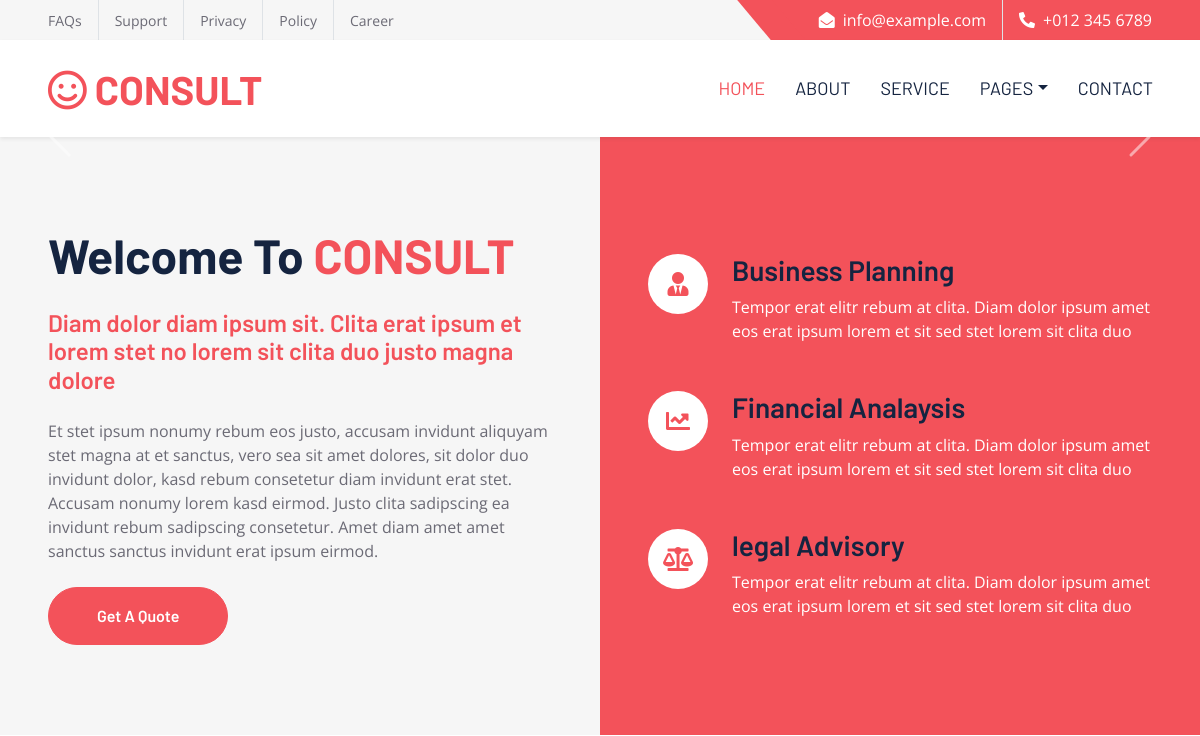
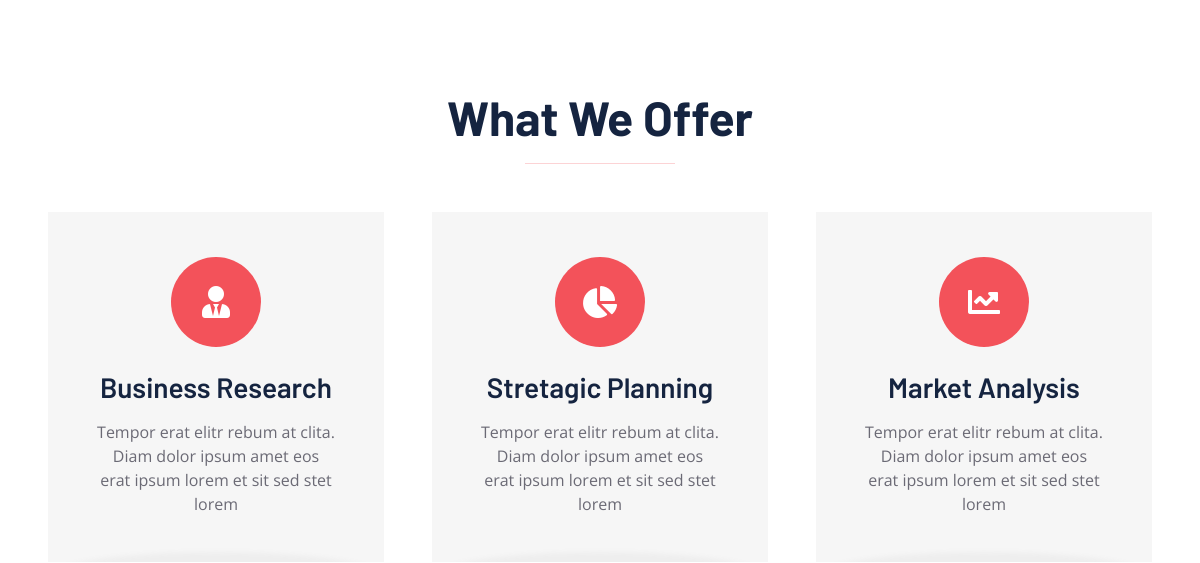
The app's page / (upper part), older data (2 pictures, top to bottom).
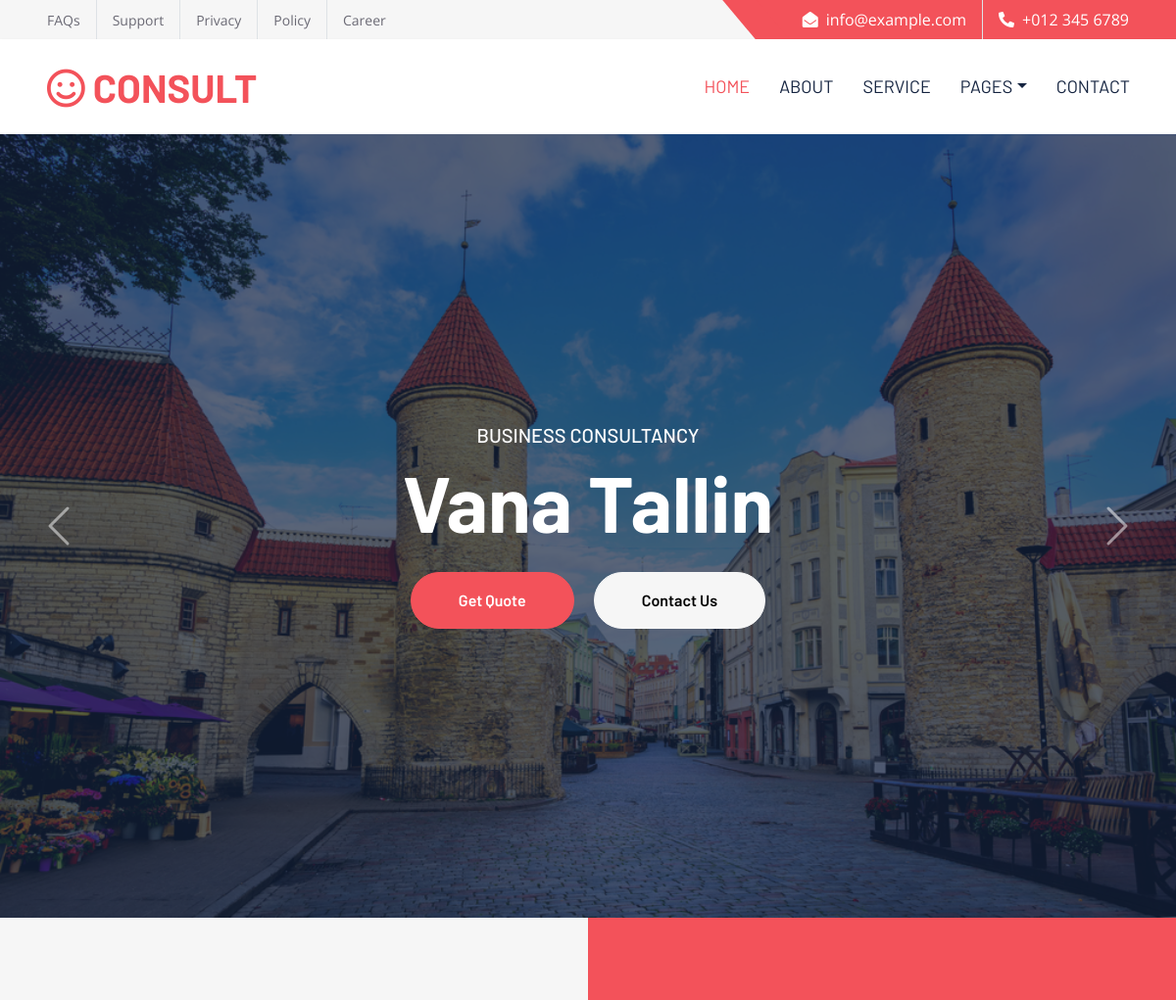
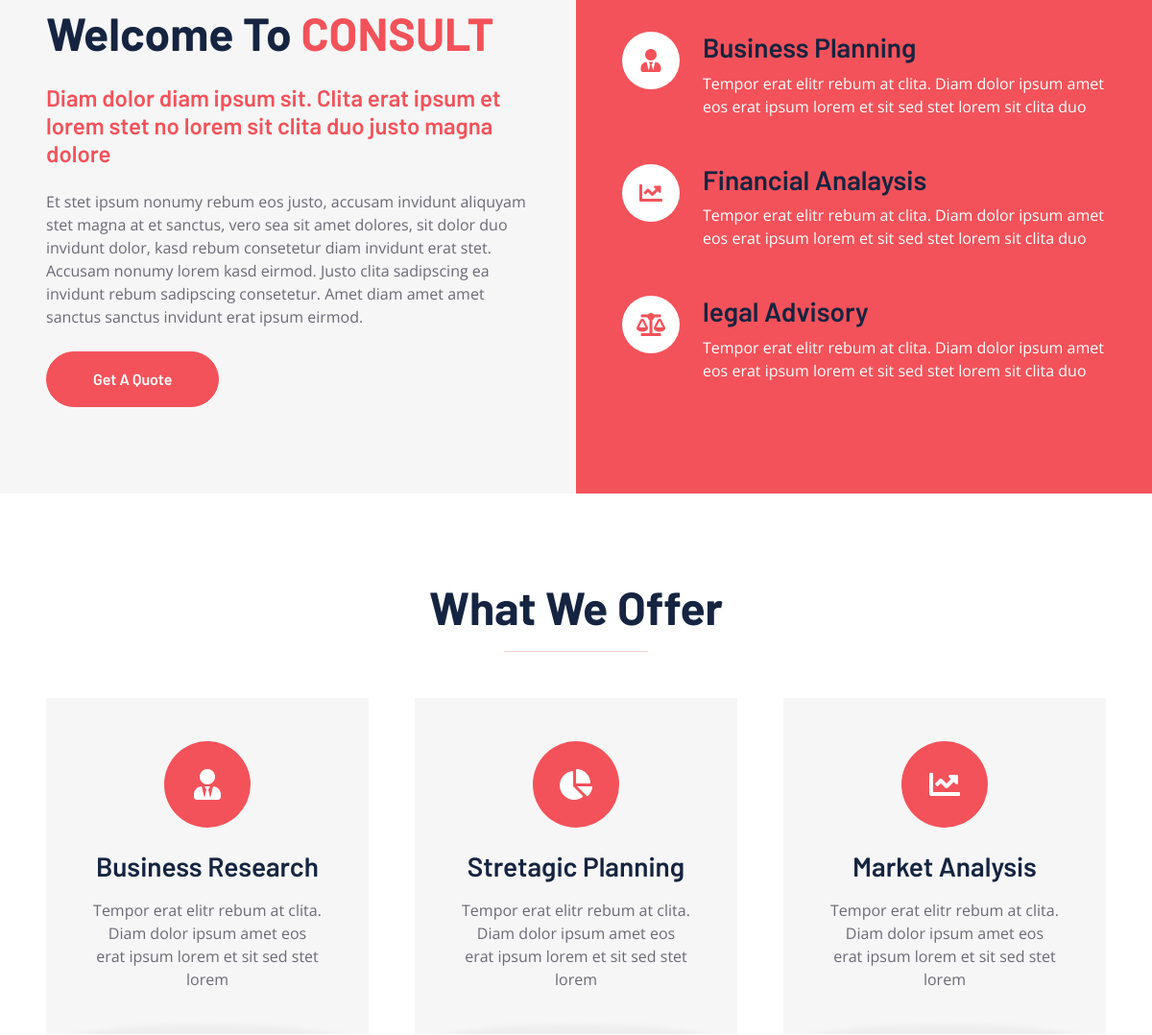
The same page, newer data (2 pictures, top to bottom).
### my_app/models.py (models this page shows, shortened)
class HomeSlider(DateMixin):
    title = models.CharField(max_length=255,verbose_name='title')
    image = models.ImageField(upload_to=Uploader.upload_photo_to_slider,verbose_name='slider image')
    class Meta:
        ordering = ("-created_at", )
        verbose_name = "Home slider"
        verbose_name_plural = "Home sliders"

### my_app/views.py (the view, shortened to what this page needs)
# urls.py: path('',index_view,name = 'index'),
def index_view(request):
    sliders = HomeSlider.objects.all()
    context = {
          'sliders':sliders,
    }
    return render(request,'index.html',context)

### templates/index.html (shortened to what the changed rows need)
{% load static %}
<!DOCTYPE html>
<html lang="en">
<head>
    <link href="https://cdnjs.cloudflare.com/ajax/libs/font-awesome/5.10.0/css/all.min.css" rel="stylesheet">
    <link href="https://cdn.jsdelivr.net/npm/bootstrap-icons@1.4.1/font/bootstrap-icons.css" rel="stylesheet">
    <link href="{% static 'lib/owlcarousel/assets/owl.carousel.min.css' %}" rel="stylesheet">
    <link href="{% static 'css/bootstrap.min.css' %}" rel="stylesheet">
    <link href="{% static 'css/style.css' %}" rel="stylesheet">
</head>
<div>
    <nav class="navbar navbar-expand-lg bg-white navbar-light shadow-sm px-5 py-3 py-lg-0">
        <a href="index.html" class="navbar-brand p-0">
            <h1 class="m-0 text-uppercase text-primary"><i class="far fa-smile text-primary me-2"></i>consult</h1>
        </a>
    </nav>
    <div class="container-fluid p-0">
        <div id="header-carousel" class="carousel slide carousel-fade" data-bs-ride="carousel">
            <div class="carousel-inner">
                {% for s in sliders %}
                {% if forloop.first %}
                <div class="carousel-item active">
                    <img class="w-100" src="{{s.image.url}}" alt="Image">
                    <div class="carousel-caption d-flex flex-column align-items-center justify-content-center">
                        <div class="p-3" style="max-width: 900px;">
                            <h5 class="text-white text-uppercase">Business Consultancy</h5>
                            <h1 class="display-1 text-white mb-md-4">{{s.title}}</h1>
                            <a href="" class="btn btn-primary py-md-3 px-md-5 me-3 rounded-pill">Get Quote</a>
                            <a href="" class="btn btn-secondary py-md-3 px-md-5 rounded-pill">Contact Us</a>
                        </div>
                    </div>
                </div>
                {% endif %}
                {% endfor %}
            </div>
        </div>
    </div>
    <div class="container-fluid bg-secondary p-0">
        <div class="row g-0">
            <div class="col-lg-6 py-6 px-5">
                <h1 class="display-5 mb-4">Welcome To <span class="text-primary">CONSULT</span></h1>
            </div>
        </div>
    </div>
    <div class="container-fluid pt-6 px-5">
        <div class="text-center mx-auto mb-5" style="max-width: 600px;">
            <h1 class="display-5 mb-0">What We Offer</h1>
        </div>
    </div>
</body>
</html>

Row changes from the older to the newer data that the page shows:
added HomeSlider: image (picture), title "Vana Tallin"
